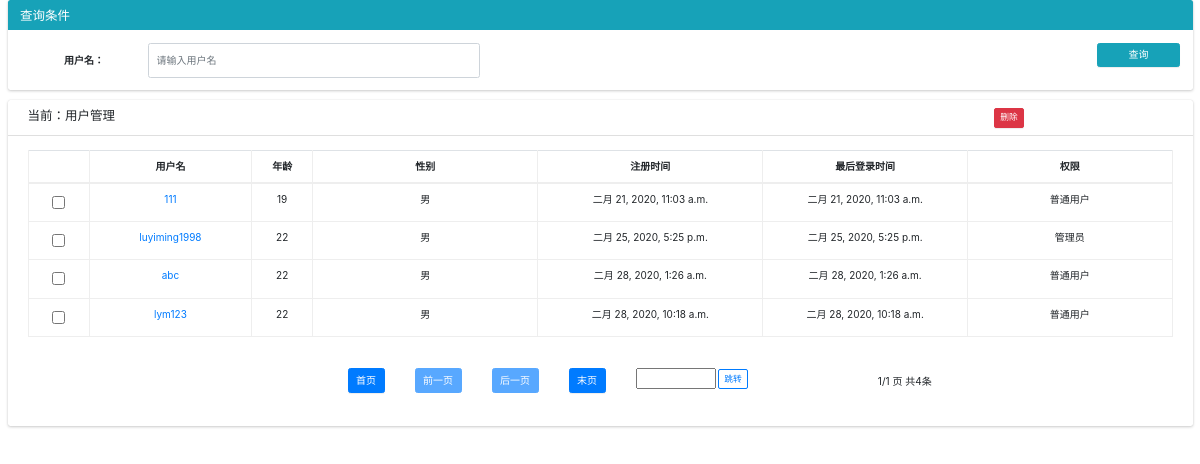
The page /userManage/ (signed in) on the database its author committed.
### app01/models.py (models this page shows)
class User(models.Model):
    userName = models.CharField(max_length=20, unique=True)
    password = models.CharField(max_length=32)
    regAge = models.IntegerField()
    regSex = models.IntegerField()
    regEmail = models.EmailField(max_length=255)
    regPhoto = models.ImageField(upload_to='headphoto',default="/static/headPhoto/default/default.jpg")
    regTime = models.DateTimeField(auto_now=True)
    loginTime = models.DateTimeField(auto_now=True)
    role_choices=(
        (0,"普通用户"),
        (1,"管理员")
    )
    role = models.IntegerField(choices=role_choices)
    status = models.IntegerField(default=1)
    voice = models.ForeignKey("Voice", on_delete=models.CASCADE, default=2085)

### app01/views.py (the view, shortened to what this page needs)
# urls.py: path('userManage/', views.userManageView.as_view()),
class userManageView(APIView):
    @method_decorator(check_login)
    @method_decorator(check_admin)
    def dispatch(self, request, *args, **kwargs):
        return super().dispatch(request, *args, **kwargs)
    def get(self, request, *args, **kwargs):
        userName = request.GET.get("userName")
        if userName:
            users = User.objects.filter(userName__contains=userName, status=1)
        else:
            users = User.objects.filter(status=1)
        current_page = request.GET.get('page')
        paginator = Paginator(users, 10)
        try:
            post = paginator.page(current_page)
        except PageNotAnInteger or EmptyPage as e:
            post = paginator.page(1)
        return render(request, "userManage.html", {"post": post, "searchName": userName})

### app01/views.py (called while the page is built)
def check_login(func):
    def wrapper(request, *args, **kwargs):
        user = request.session.get("username")
        print(user)
        if not user:
            return redirect("/login/")
        return func(request, *args, **kwargs)
    return wrapper

def check_admin(func):
    def wrapper(request, *args, **kwargs):
        role = request.session.get("role")
        print(role)
        if role != 1:
            return HttpResponse("普通用户无此权限")
        return func(request, *args, **kwargs)
    return wrapper

### templates/userManage.html (shortened to what this page needs)
<!DOCTYPE html>
<html style="height: auto;">
<head>
    <link rel="stylesheet" href="/static/css/default/bootstrap/bootstrap.css">
    <link rel="stylesheet" href="/static/comp/fontawesome/css/font-awesome.min.css">
    <link rel="stylesheet" href="/static/comp/ionicons/css/ionicons.min.css">
    <link rel="stylesheet" href="/static/comp/adminlte/css/adminlte.css">
    <link rel="stylesheet" href="/static/css/default/mask.css"/>
</head>
<body style="height: auto;">
<div class="container-fluid" id="POST_LIST_DIV_ID">
    <div class="row">
        <div class="col-md-12" style="">
            <div class="card card-info">
                <div class="card-header">
                    <h3 class="card-title">查询条件</h3>
                </div>
                <div class="card-body">
                    <div class="row">
                        <div class="col-md-11">
                            <div class="form-inline">
                                <div class="form-group col-md-4">
                                    <label for="SEARCH_ORG_NAME" class="col-md-4">用户名：</label>
                                    <div class="col-md-8">
                                        <input type="text" id="SEARCH_POST_NAME" name="SEARCH_POST_NAME" size="45"
                                               value="{% if searchName %}{{ searchName }}{% endif %}" class="form-control" placeholder="请输入用户名">
                                    </div>
                                </div>
                            </div>
                        </div>
                        <div class="col-md-1">
                            <button class="btn btn-block btn-info" onclick="searchByPostName()">查询</button>
                        </div>
                    </div>
                </div>
            </div>
        </div>
    </div>
    <div class="row">
        <div class="col-12">
            <div class="card">
                <div class="card-header" style="width:100%">
                    <h3 class="card-title col-md-3">当前：<span id="LABLE_FATHER_ORG_NAME">用户管理</span></h3>
                    <div class="col-md-2 col-md-offset-7" id="postAddAndDeleteDiv">
                        <button class="btn  btn-danger btn-sm" type="button" onclick="DELETE_POST()">删除</button>
                    </div>
                </div>
                <div class="card-body">
                    <div id="example2_wrapper" class="dataTables_wrapper container-fluid dt-bootstrap4">
                        <div class="row">
                            <div class="col-sm-12 col-md-6"></div>
                            <div class="col-sm-12 col-md-6"></div>
                        </div>
                        <div class="row">
                            <div class="col-sm-12">
                                <table id="example2" class="table table-bordered table-hover dataTable" role="grid">
                                    <thead>
                                    <tr role="row">
                                        <th style="text-align:center;" class="sorting" rowspan="1" colspan="1"></th>
                                        <th style="text-align:center;" class="sorting" rowspan="1" colspan="1">用户名</th>
                                        <th style="text-align:center;" class="sorting" rowspan="1" colspan="1">年龄</th>
                                        <th style="text-align:center;" class="sorting" rowspan="1" colspan="1">性别</th>
                                        <th style="text-align:center;" class="sorting" rowspan="1" colspan="1">注册时间</th>
                                        <th style="text-align:center;" class="sorting" rowspan="1" colspan="1">最后登录时间
                                        </th>
                                        <th style="text-align:center;" class="sorting" rowspan="1" colspan="1">权限</th>
                                    </tr>
                                    </thead>
                                    <tbody id="POST_LIST_TBODY_ID">
                                    {% for user in post.object_list %}
                                        <tr bgcolor="#FFFFFF">
                                            <td align="center" width="20"><input name="DELETE_CHECK_NAME"
                                                                                 type="checkbox"
                                                                                 value="{{ user.id }}">
                                            </td>
                                            <td valign="center" align="center" width="30"><a href=""
                                                                                             onclick="EDIT_USER('{{ user.id }}','{{ user.userName }}','{{ user.regSex }}','{{ user.regAge }}','{{ user.regEmail }}','{{ user.role }}'); return false;">{{ user.userName }}</a>
                                            </td>
                                            <td valign="center" align="center" width="30">{{ user.regAge }}</td>
                                            <td valign="center" align="center" width="110">
                                                {% if user.regSex == 0 %}
                                                    男
                                                {% else %}
                                                    女
                                                {% endif %}
                                            </td>
                                            <td valign="center" align="center" width="110">{{ user.regTime }}</td>
                                            <td valign="center" align="center" width="100">{{ user.loginTime }}</td>
                                            <td valign="center" align="center" width="100">
                                                {% if user.role == 0 %}
                                                    普通用户
                                                {% else %}
                                                    管理员
                                                {% endif %}</td>
                                        </tr>
                                    {% endfor %}
                                    </tbody>
                                </table>
                            </div>
                        </div>
                        <div class="row">
                            <div class="col-sm-12 col-md-9 col-md-offset-3">
                                <div class="dataTables_paginate paging_simple_numbers">
                                    <ul class="pagination" id="PAGE_ID">
                                        <li style="margin-left: 30px">
                                            <button class="btn btn-primary" type="button"
                                                    onclick="JumpPage(1)">首页
                                            </button>
                                        </li>
                                        <li style="margin-left: 30px">
                                            {% if post.has_previous %}
                                            <button class="btn btn-primary" type="button"
                                                    onclick="JumpPage({{ post.previous_page_number }})">前一页
                                            </button>
                                                {% else %}
                                           <button class="btn btn-primary" type="button"
                                                    disabled="disabled">前一页
                                            </button>
                                            {% endif %}
                                        </li>
                                        <li style="margin-left: 30px">
                                            {% if post.has_next %}
                                            <button class="btn btn-primary" type="button"
                                                    onclick="JumpPage({{ post.next_page_number }})">后一页
                                            </button>
                                                {% else %}
                                           <button class="btn btn-primary" type="button"
                                                    disabled="disabled">后一页
                                            </button>
                                            {% endif %}
                                        </li>
                                        <li style="margin-left: 30px">
                                            <button class="btn btn-primary" type="button"
                                                    onclick="JumpPage({{ post.paginator.num_pages }})">末页
                                            </button>
                                        </li>
                                        <li style="margin-left: 30px"><input id="JUMP_INPUT_ID" type="text"
                                                                             style="display:inline;width:80px" size="6">
                                            <button class="btn btn-sm btn-outline-primary"
                                                    onclick="GOTO_POST_PAGE({{ post.paginator.num_pages }});return false;">跳转
                                            </button>
                                        </li>
                                        <li style="margin-left: 30px">
                                            <div class="dataTables_info" style="margin-top: 6px;margin-left: 100px">
                                                <span>{{post.number}}/{{post.paginator.num_pages}} 页</span> <span>共{{ post.paginator.count }}条</span></div>
                                        </li>
                                    </ul>
                                </div>
                            </div>
                        </div>
                    </div>
                </div>
            </div>
        </div>
    </div>
</div>
</body>
</html>

### rows shown on the page
User: userName "111", regAge "19", regSex "男", regTime "二月 21, 2020, 11:03 a.m.", loginTime "二月 21, 2020, 11:03 a.m.", role "普通用户"
User: userName "luyiming1998", regAge "22", regSex "男", regTime "二月 25, 2020, 5:25 p.m.", loginTime "二月 25, 2020, 5:25 p.m.", role "管理员"
User: userName "abc", regAge "22", regSex "男", regTime "二月 28, 2020, 1:26 a.m.", loginTime "二月 28, 2020, 1:26 a.m.", role "普通用户"
User: userName "lym123", regAge "22", regSex "男", regTime "二月 28, 2020, 10:18 a.m.", loginTime "二月 28, 2020, 10:18 a.m.", role "普通用户"

### other values the page prints
{{ post.number }} "1"
{{ post.paginator.num_pages }} "1"
{{ post.paginator.count }} "4"
